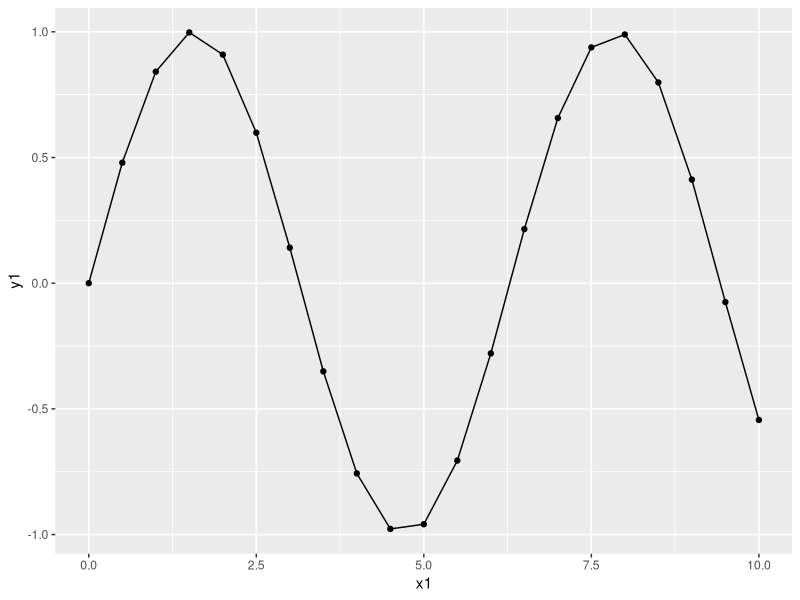

The R source for this figure:
# interacting with R 
# Jake Spears
# 3/15/2019

# packages
library("tidyverse")

# create an array 0, 1, 2, ..., 10
x1 <- seq(from = 0, to = 10, by = 0.5)

# create a second array that is a function of the first
y1 <- sin(x1)

# put the two variables in a data frame
df <- tibble(x1, y1)

# plot y1 as a function of x1
ggplot(df, aes(x = x1, y = y1)) +
  geom_point() +
  geom_line()
